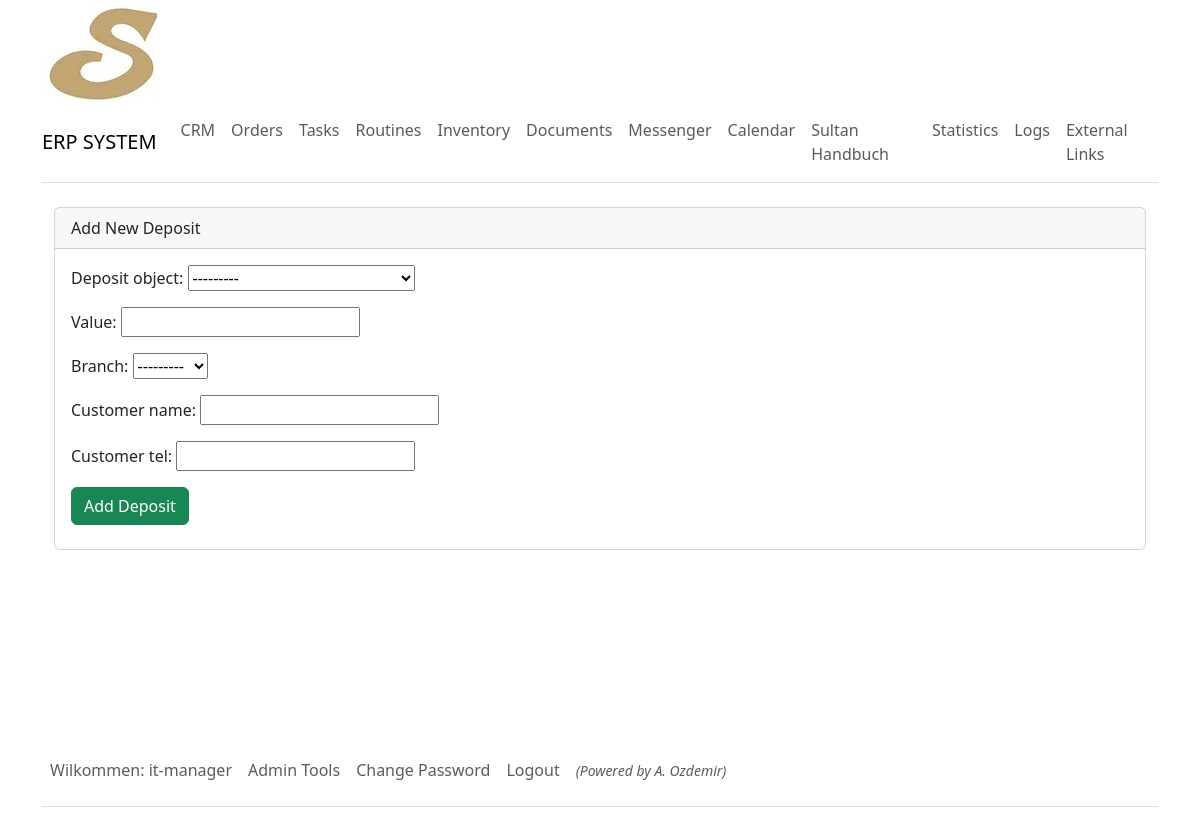
/deposit/ (signed in), run on the app's committed database.
### sultanerp/models.py (models this page shows, shortened)
class DynamicText(models.Model):
    title = models.CharField(max_length=255)
    text = models.TextField()

class DepositObject(models.Model):
    deposit = models.CharField(max_length=50, blank=True, null=True)
    value = models.DecimalField(
        decimal_places=2, blank=True, null=True, max_digits=4)
    def __str__(self):
        return f"{self.deposit}: {self.value}"

class User(AbstractUser):
    first_name = models.CharField(max_length=255)
    last_name = models.CharField(max_length=255)
    personal_nr = models.IntegerField(null=True, blank=True)
    is_active = models.BooleanField(default=True)
    branch = models.ForeignKey(
        Store, on_delete=models.CASCADE, related_name="users", null=True, blank=True)
    user_level = models.ForeignKey(
        Roles, on_delete=models.CASCADE, related_name="users", null=True, blank=True)

### sultanerp/views.py (the view)
# urls.py: path('deposit/', views.deposit_view, name='deposit'),
@login_required
def deposit_view(request):
    if request.method == 'POST':
        deposit_form = DepositForm(request.POST)
        if deposit_form.is_valid():
            deposit = deposit_form.save(commit=False)
            deposit.user = request.user
            deposit.save()
            if request.user.user_level.hierarchy <= 2:
                return redirect('deposit_list')
            elif request.user.user_level.hierarchy >= 3:
                return redirect('deposit')
    else:
        deposit_form = DepositForm()
    context = {
        'deposit_form': deposit_form
    }
    return render(request, 'deposit/deposit.html', context)

### sultanerp/forms.py
class DepositForm(forms.ModelForm):
    class Meta:
        model = Deposit
        exclude = ['user', 'paid_back', 'paid_back_date']

### sultanerp/models.py (called while the page is built)
    def __str__(self):
        return self.branchTitle

### sultanerp/utilities/context_processors.py (called while the page is built)
def dynamic_text_processor(request):
    dynamic_texts_objects = DynamicText.objects.all()
    dynamic_texts_dict = {dt.title: dt for dt in dynamic_texts_objects}
    return {'dynamic_texts': dynamic_texts_dict}

### sultanerp/templates/deposit/deposit.html (shortened to what this page needs)
{% extends "_base.html" %}
{% block content %}
{% include "navbar.html" %}
<div class="container mt-4">
    <div class="card">
        <div class="card-header">
            Add New Deposit
        </div>
        <div class="card-body">
            <form method="post">
                {{ deposit_form.as_p }}
                <button type="submit" class="{{dynamic_texts.btn_green.text}}">Add Deposit</button>
            </form>
        </div>
    </div>
</div>
{% endblock %}

### sultanerp/templates/navbar.html (shortened to what this page needs)
<nav class="navbar navbar-expand-lg navbar-light bg-white border-bottom py-2">
  <a class="navbar-brand font-weight-bold" href="{% url 'dashboard' %}">ERP SYSTEM</a>
  <div class="collapse navbar-collapse" id="navbarNav">
    <ul class="navbar-nav">
      <li class="nav-item active">
        <a class="nav-link" href="{% url 'crm_view' %}">CRM</a>
      </li>
      <li class="nav-item">
        <a class="nav-link" href="{% url 'orders_view' %}">{{dynamic_texts.orders.text}}</a>
      </li>
      <li class="nav-item">
        <a class="nav-link" href="{% url 'task_list' %}">{{dynamic_texts.tasks.text}}</a>
      </li>
      <li class="nav-item">
        <a class="nav-link" href="{% url 'routine_list' %}">{{dynamic_texts.routines.text}}</a>
      </li>
      <li class="nav-item">
        <a class="nav-link" href="{% url 'inventory' %}">{{dynamic_texts.inventory.text}}</a>
      </li>
      <li class="nav-item">
        <a class="nav-link" href="{% url 'documents' %}">{{dynamic_texts.documents.text}}</a>
      </li>
      <li class="nav-item">
        <a class="nav-link" href="{% url 'messenger' %}">{{dynamic_texts.messenger.text}}</a>
      </li>
      <li class="nav-item">
        <a class="nav-link" href="{% url 'calendar' %}">{{dynamic_texts.calendar.text}}</a>
      </li>
      <li class="nav-item border-right">
        <a class="nav-link" href="{% url 'wiki_index' %}">{{dynamic_texts.handbook.text}}</a>
      </li>
      {% if user.is_staff %}
      <li class="nav-item">
        <a class="nav-link" href="{% url 'statistics' %}">{{dynamic_texts.statistics.text}}</a>
      </li>
      <li class="nav-item">
        <a class="nav-link" href="{% url 'logs' %}">{{dynamic_texts.logs.text}}</a>
      </li>
      {% endif %}
      {% if user.user_level.hierarchy < 5 %}
      <li class="nav-item">
        <a class="nav-link" href="{% url 'external_links' %}">{{dynamic_texts.external_links.text}}</a>
      </li>
      {% endif %}
    </ul>
  </div>
</nav>

### sultanerp/templates/_footer.html
{% if user.is_authenticated %}
<div class="container">
    <div style="min-height: 10em;"></div>
    <footer class="py-3 my-4">
        <ul class="nav border-bottom pb-3 mb-3">
            {% if user.is_authenticated %}
                <li class="nav-item">
                    <a class="nav-link px-2 text-muted">{{dynamic_texts.welcome.text}}: {{user.username}}</a>
                </li>
        {% if user.user_level.role == 'admin' %}
                <li class="nav-item">
                    <a class="nav-link px-2 text-muted" href="{% url 'admin_tools' %}">Admin Tools</a>
                </li>
        {% endif %}
                <li class="nav-item">
                    <a class="nav-link px-2 text-muted" href="{% url 'password_change' %}">Change Password</a>
                </li>
                <li class="nav-item">
                    <a class="nav-link px-2 text-muted" href="{% url 'logout' %}">Logout</a>
                </li>
                <li>
                    <a class="nav-link px-2 text-muted" style="font-style: italic;"><small>(Powered by A. Ozdemir)</small</a>
                </li>
            {% else %}
                <li class="nav-item">
                    <a class="nav-link px-2 text-muted" href="{% url 'tools' %}">Login</a>
                </li>
            {% endif %}
        </ul>
    </footer>
</div>
{% endif%}

### data on the page
DynamicText: orders.text "Orders"
DynamicText: tasks.text "Tasks"
DynamicText: routines.text "Routines"
DynamicText: inventory.text "Inventory"
DynamicText: documents.text "Documents"
DynamicText: messenger.text "Messenger"
DynamicText: calendar.text "Calendar"
DynamicText: handbook.text "Sultan Handbuch"
DynamicText: statistics.text "Statistics"
DynamicText: logs.text "Logs"
DynamicText: external_links.text "External Links"
DynamicText: welcome.text "Wilkommen"
User: username "it-manager"
